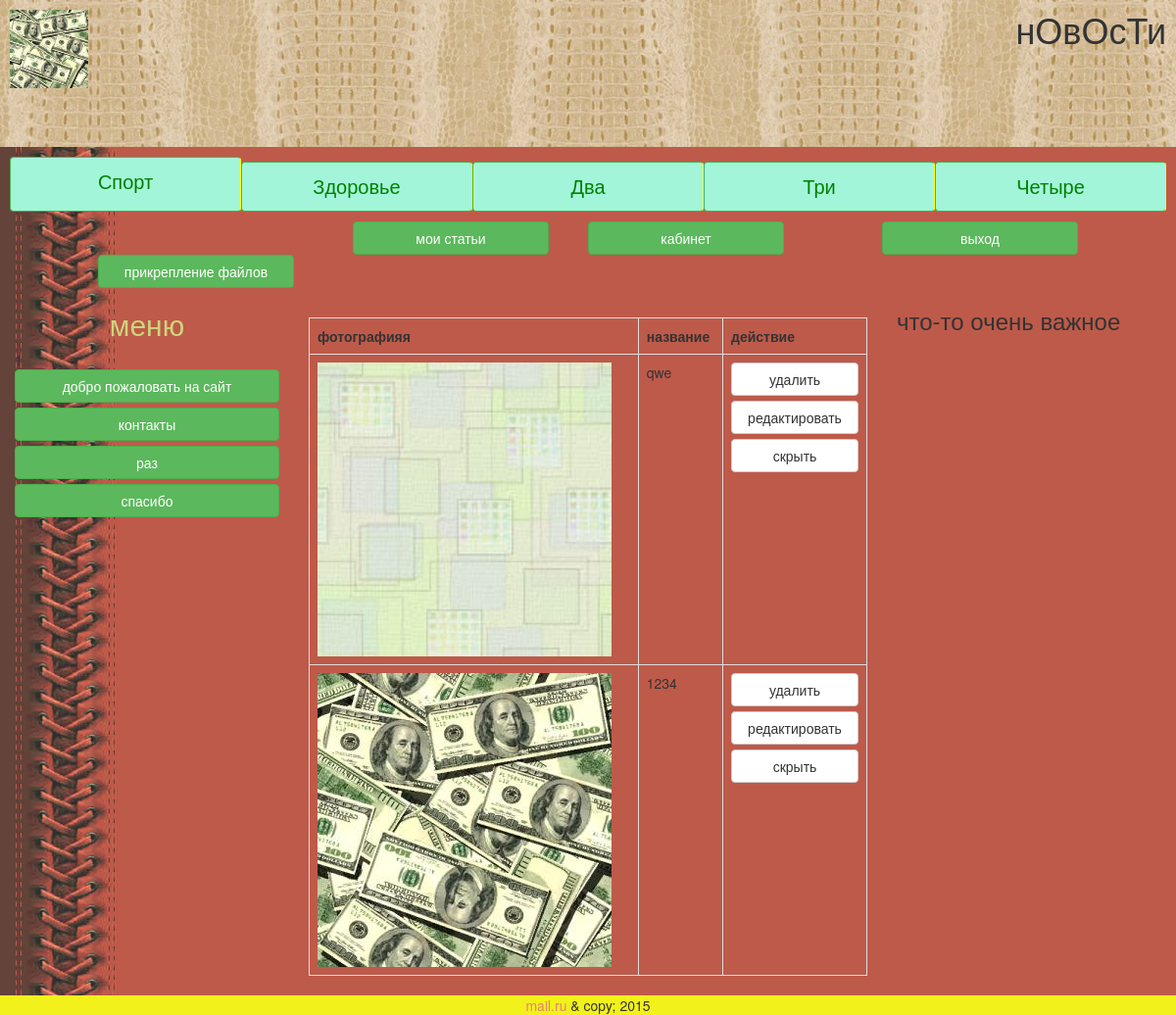
The page /new_news.php (signed in) on the database its author committed.
### tables this page shows
CREATE TABLE IF NOT EXISTS `maintexts` (
  `id` int(11) NOT NULL AUTO_INCREMENT,
  `name` tinytext NOT NULL,
  `body` text NOT NULL,
  `url` tinytext NOT NULL,
  `showhide` enum('show','hide') NOT NULL DEFAULT 'show',
  `lang` enum('ru','en') NOT NULL DEFAULT 'ru',
  `putdate` datetime NOT NULL,
  PRIMARY KEY (`id`)
);

CREATE TABLE IF NOT EXISTS `statias` (
  `id` int(11) NOT NULL AUTO_INCREMENT,
  `cat_id` tinytext NOT NULL,
  `name_categoria` tinytext NOT NULL,
  `editor1` text NOT NULL,
  `file_foto` tinytext NOT NULL,
  `table-categoria` tinytext NOT NULL,
  `data_reg` datetime NOT NULL,
  `blockunblock` enum('block','unblock') NOT NULL DEFAULT 'unblock',
  `user_id` int(11) NOT NULL,
  `showhide` enum('show','hide') NOT NULL DEFAULT 'show',
  `update1` date NOT NULL,
  PRIMARY KEY (`id`)
);

### class/Database.php (called while the page is built, shortened)
<?php
class Database{
private $host = DB_HOST;
private $user= DB_USER;
private $pass=DB_PASS;
private $dbname=DB_NAME;
private $port=DB_PORT;
private $dbh;
private $stmt;
public function __construct(){
$dsn='mysql:host=' .$this->host . ';port=' . $this->port.';dbname=' . $this->dbname;
$options=array(
PDO::ATTR_ERRMODE=>PDO::ERRMODE_EXCEPTION
);
try{
$this->dbh=new PDO($dsn, $this->user, $this->pass, $options);
}
catch(PDOException $e){
$this->error=$e->getMessage();
}
}
public function query($query){
    $this->stmt = $this->dbh->prepare($query);
}
public function execute(){
    return $this->stmt->execute();
}
public function resultset(){
    $this->execute();
    return $this->stmt->fetchAll(PDO::FETCH_ASSOC);
}
}

### new_news.php (the view, shortened to what this page needs)
<?php require_once('templates/top.php');
?>
<?php
$database = new Database();
	$query="SELECT * FROM statias where user_id=".$_SESSION['id'];
	$database->query($query);
	$rows = $database->resultset();
	?>
	<table class='table table-bordered'>
	<tr>
	<th>фотографияя</th>
	<th>название</th>
	<th>действие</th>
	</tr>
<?php
		foreach ($rows as $key=>$value){
		if($value['showhide']=='show'){
		$showhide="<a href='hide.php?id=".$value['id']."' class='btn btn-default btn-block link link_for_hide'>скрыть</a>";
		}
		else{
			$showhide="<a href='show.php?id=".$value['id']."' class='btn btn-default btn-block link link_for_show'>отобразить</a>";
		}
		if ($value['file_foto']){
		$pict="<img src= '/media/uploaded/".trim($value['user_id'])."/".trim($value['file_foto'])."' width='300px' /></a>";
		}
		else{
		$pict="<img src = '/media/uploaded/i.jpg' width='300px' /></a>";
		}?>
		<tr>
<td><?echo $pict?></td>
<td><?echo $value['name_categoria']?></td>
<td><a href ="#" class='btn btn-default btn-block dell' id='dell' data_url='news_dell.php?id=<?=$value['id'];?>'>удалить</a>
<a href="news_edit.php?id=<?=$value['id'];?>" class='btn btn-default btn-block'>редактировать</a>
<? echo $showhide;?>
</td>
</tr><?php
		}
	?>
</table>
	<?  require_once('templates/bottom.php');?>

### templates/top.php (shortened to what this page needs)
<?php require_once ("class/Database.php");?>
<!doctype html>
<html>
<head>
<link type ="text/css " href="media/css/style.css" rel="stylesheet"/>
<link type ="text/css " href="media/bootstrap/css/bootstrap.min.css" rel="stylesheet"/>
</head>
<body>
<header  id="header">
<img class="logo"  src="media/img/logo.png"/>
<h1>нОвОсТи</h1>
</header>
<nav class="topmenu">
<a href="#" class="btn btn-success btn-block"> Спорт</a>
<a href="zdorov.php" class="btn btn-success btn-block"> Здоровье</a>
<a href="#" class="btn btn-success btn-block"> Два</a>
<a href="#" class="btn btn-success btn-block"> Три</a>
<a href="#" class="btn btn-success btn-block"> Четыре</a>
</nav>
<?php
if ($_SESSION['id']){
?>
<div class="vih"><a href="logout.php" class="btn btn-success btn-block">выход</a></div>
<div class="cob"><a href="cobinet.php" class="btn btn-success btn-block">кабинет</a></div>
<div class="new"> <a href="new_news.php" class="btn btn-success btn-block">мои статьи</a></div>
<div class="parse"> <a href="parse_csv.php" class="btn btn-success btn-block">прикрепление файлов</a></div>
<?php
} else{
?>
<div class="registr"> <a href="reg.php" class="btn btn-success btn-block">регистрация</a></div>
<div class="avtor"> <a href="login.php" class="btn btn-success btn-block">авторизация</a></div>
<?php
};
?>
<div class="content">
<div class="col-md-3"><h2> меню</h2>
<?php
$obj=new database();
$query="SELECT * FROM maintexts WHERE showhide='show'";
$obj->query($query);
$rows = $obj->resultset();
if ($_SESSION['id']){
echo $_SESSION['id'];
} else{?>
<div class="textt"> авторизация не прошла</div>
<?php
}
foreach($rows as $one){
?>
  <a href="index.php?url=<?=$one['url']?>" class="btn btn-success btn-block"> <?=$one['name']?></a>
   <?php
}
?>
</div>
<div class="col-md-6">

### media/css/style.css (style rules this page uses)
#header { height:150px; background: url(../img/koga16.jpg); }
.logo { float:left; padding:10px; height:100px; width:100px; }
#header h1 { float:right; padding:10px; margin:0; }
body { background: url(../img/koga11.jpg); padding:0; margin:0; }
.vih { width: 200px; float:right; margin-right:100px; }
.cob { width: 200px; float:right; margin-right:100px; }
.new { width: 200px; margin-left: 360px; }
.parse { width: 200px; margin-left: 100px; }
.table { margin-top:30px; }
.topmenu { display:-moz-box; display:flex; padding:10px; wider:100%; margin:0 auto; }
.topmenu a { -moz-box-flex:1; flex:1; display:block; font-size:20px; color:green; text-decoration:none; text-align:center; padding:10px 0; background:#A3F5D9; border-right:1px solid yellow; }
.content h2 { color:#CDD57C; text-align:center; }

### rows shown on the page
maintexts: name "добро пожаловать на сайт"
maintexts: name "контакты"
maintexts: name "раз"
maintexts: name "спасибо"
statias: file_foto (picture), name_categoria "qwe"
statias: file_foto (picture), name_categoria "1234"

### other values the page prints
$_SESSION['id'] "1"
